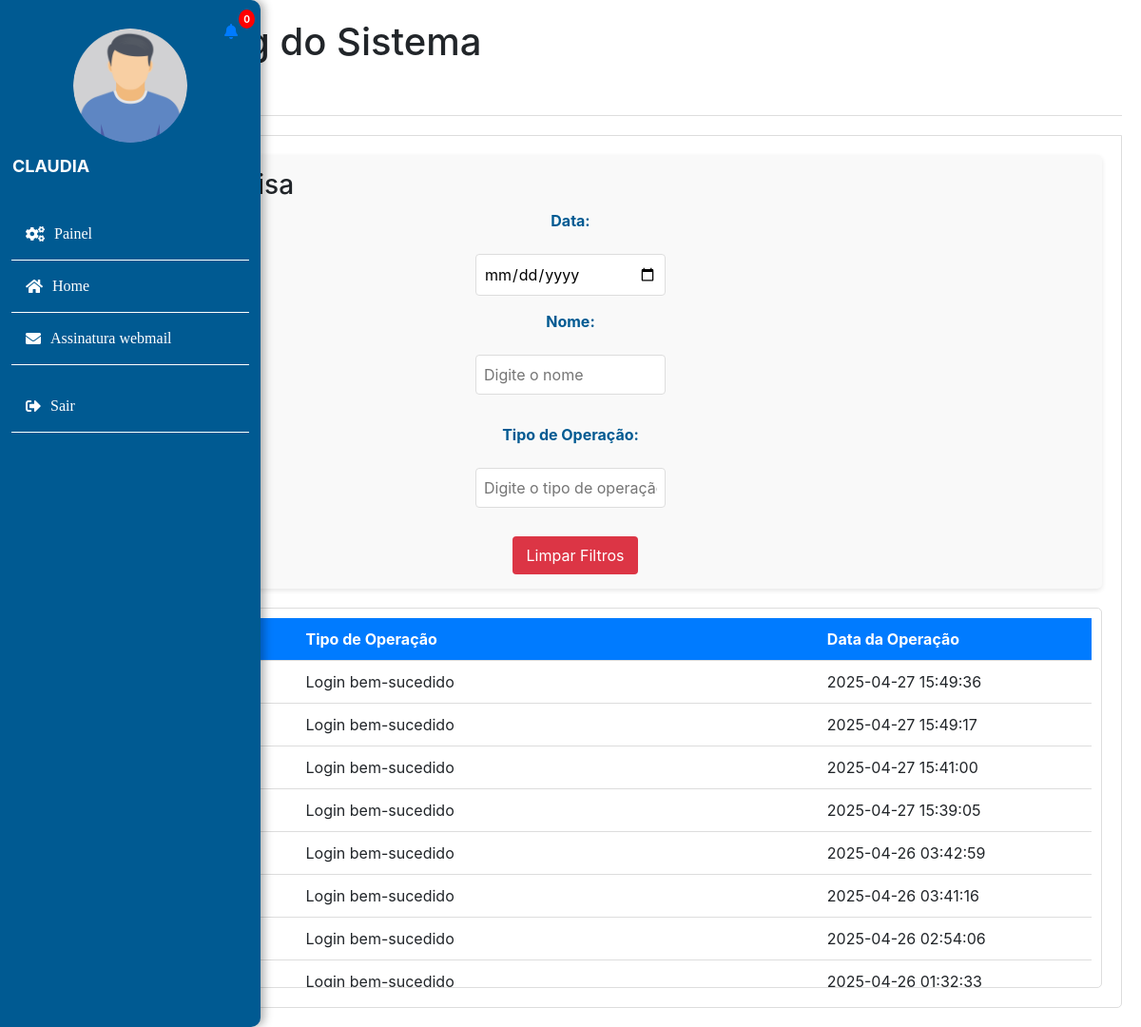
Page /log.php (signed in) on the earlier database version.
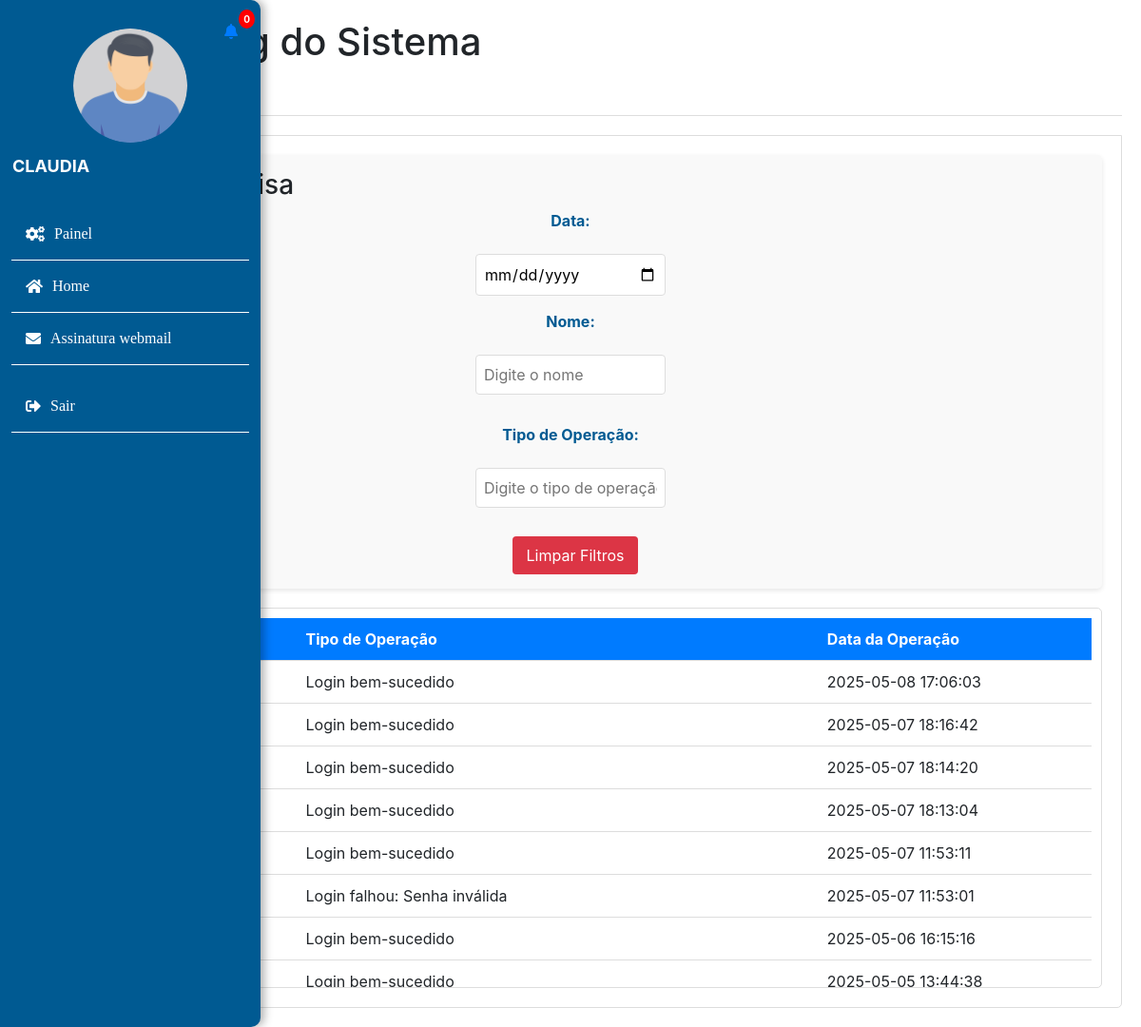
Same page on the later database version.
### tables this page shows
CREATE TABLE `log_eventos` (
  `id` int(11) NOT NULL,
  `matricula` varchar(255) NOT NULL,
  `tipo_operacao` varchar(255) NOT NULL,
  `data_operacao` timestamp NOT NULL DEFAULT current_timestamp()
);

### log.php (the view, shortened to what the changed rows need)
<?php
include 'banco.php';
$query = "SELECT * FROM log_eventos ORDER BY data_operacao DESC";
$resultado = $con->query($query);
include 'header.php';
?>
<!DOCTYPE html>
<html lang="pt-br">
<head>
    <link rel="stylesheet" href="style.css">
    <link rel="stylesheet" href="./src/style/log.css">
</head>
<body>
    <div class="container">
        <h1>Logs e Debug do Sistema</h1>
        <div class="tab-content active" id="logs">
            <div class="log-table-container" id="logTableContainer">
                <table id="logTable">
                    <thead>
                        <tr>
                            <th>ID</th>
                            <th>Usuário</th>
                            <th>Tipo de Operação</th>
                            <th>Data da Operação</th>
                        </tr>
                    </thead>
                    <tbody>
                        <?php
                        while ($row = $resultado->fetch_assoc()) {
                            echo "<tr>";
                            echo "<td>" . htmlspecialchars($row['id']) . "</td>";
                            echo "<td>" . htmlspecialchars($row['matricula']) . "</td>";
                            echo "<td>" . htmlspecialchars($row['tipo_operacao']) . "</td>";
                            echo "<td>" . htmlspecialchars($row['data_operacao']) . "</td>";
                            echo "</tr>";
                        }
                        ?>
                    </tbody>
                </table>
            </div>
        </div>
    </div>
</body>
</html>

### header.php (shortened to what the changed rows need)
<?php
try {
    $setor = $_SESSION['setor'];
    $menuItens = [];
    switch ($setor) {
        case 'patrimonio':
            $menuItens = [
                ['link' => 'painelpatrimonio.php', 'nome' => 'Painel', 'icon' => 'cogs'],
                ['link' => 'homepatrimonio.php', 'nome' => 'Home', 'icon' => 'home'],
                ['link' => 'rh.php', 'nome' => 'Assinatura webmail', 'icon' => 'envelope'],
            ];
            break;
    }
} catch (PDOException $e) {
    die("Erro ao acessar as informações do usuário: " . $e->getMessage());
}
?>
<!DOCTYPE html>
<html lang="pt-br">
<head>
    <link rel="stylesheet" href="src/style/lateral-menu.css">
    <link rel="stylesheet" href="https://stackpath.bootstrapcdn.com/bootstrap/4.5.2/css/bootstrap.min.css">
    <link rel="stylesheet" href="https://cdnjs.cloudflare.com/ajax/libs/font-awesome/5.15.3/css/all.min.css">
</head>
<body>
    <div class="wrapper">
        <nav id="sidebar" class="active">
            <ul class="list-unstyled components">
                <?php foreach ($menuItens as $item): ?>
                    <li>
                        <a href="<?= htmlspecialchars($item['link']) ?>">
                            <i class="fa fa-<?= htmlspecialchars($item['icon']) ?>"></i>
                            <span class="menu-text"><?= htmlspecialchars($item['nome']) ?></span>
                        </a>
                    </li>
                <?php endforeach; ?>
            </ul>
        </nav>
    </div>
</body>
</html>

Differences in the rows shown:
no longer on this page (row unchanged): log_eventos: tipo_operacao "Login bem-sucedido", data_operacao "2025-04-27 15:49:36"
no longer on this page (row unchanged): log_eventos: tipo_operacao "Login bem-sucedido", data_operacao "2025-04-27 15:49:17"
no longer on this page (row unchanged): log_eventos: tipo_operacao "Login bem-sucedido", data_operacao "2025-04-27 15:41:00"
no longer on this page (row unchanged): log_eventos: tipo_operacao "Login bem-sucedido", data_operacao "2025-04-27 15:39:05"
no longer on this page (row unchanged): log_eventos: tipo_operacao "Login bem-sucedido", data_operacao "2025-04-26 03:42:59"
no longer on this page (row unchanged): log_eventos: tipo_operacao "Login bem-sucedido", data_operacao "2025-04-26 03:41:16"
no longer on this page (row unchanged): log_eventos: tipo_operacao "Login bem-sucedido", data_operacao "2025-04-26 02:54:06"
no longer on this page (row unchanged): log_eventos: tipo_operacao "Login bem-sucedido", data_operacao "2025-04-26 01:32:33"
added log_eventos: tipo_operacao "Login bem-sucedido", data_operacao "2025-05-08 17:06:03"
added log_eventos: tipo_operacao "Login bem-sucedido", data_operacao "2025-05-07 18:16:42"
added log_eventos: tipo_operacao "Login bem-sucedido", data_operacao "2025-05-07 18:14:20"
added log_eventos: tipo_operacao "Login bem-sucedido", data_operacao "2025-05-07 18:13:04"
added log_eventos: tipo_operacao "Login bem-sucedido", data_operacao "2025-05-07 11:53:11"
added log_eventos: tipo_operacao "Login falhou: Senha inválida", data_operacao "2025-05-07 11:53:01"
added log_eventos: tipo_operacao "Login bem-sucedido", data_operacao "2025-05-06 16:15:16"
added log_eventos: tipo_operacao "Login bem-sucedido", data_operacao "2025-05-05 13:44:38"
